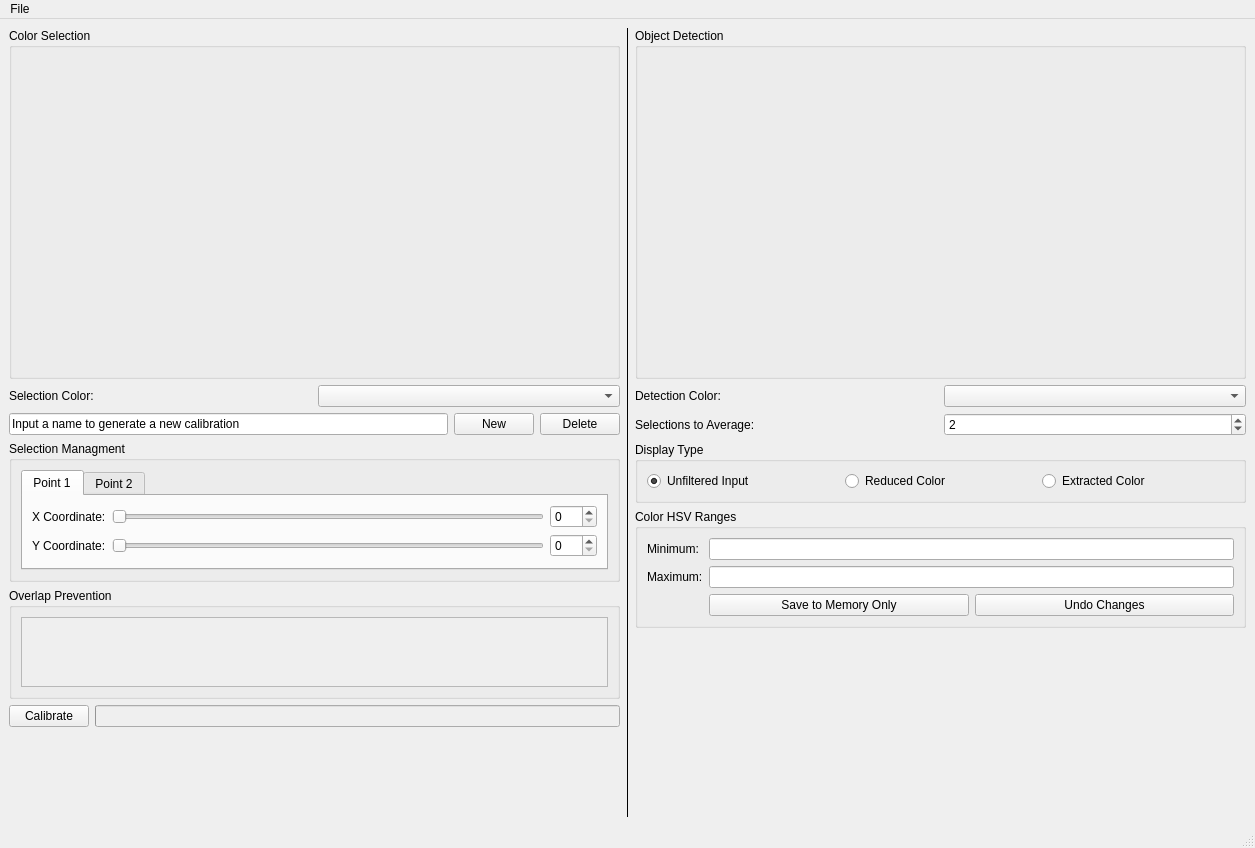
<?xml version="1.0" encoding="UTF-8"?>
<ui version="4.0">
 <class>MainWindow</class>
 <widget class="QMainWindow" name="MainWindow">
  <property name="geometry">
   <rect>
    <x>0</x>
    <y>0</y>
    <width>1255</width>
    <height>848</height>
   </rect>
  </property>
  <property name="windowTitle">
   <string>MainWindow</string>
  </property>
  <widget class="QWidget" name="central_widget">
   <layout class="QHBoxLayout" name="horizontalLayout_3">
    <item>
     <layout class="QHBoxLayout" name="horizontal_layout_1">
      <item>
       <layout class="QVBoxLayout" name="vertical_layout_1">
        <item>
         <widget class="QGroupBox" name="color_selection_group">
          <property name="title">
           <string>Color Selection</string>
          </property>
          <layout class="QGridLayout" name="gridLayout">
           <item row="1" column="1">
            <widget class="QLabel" name="selection_frame">
             <property name="minimumSize">
              <size>
               <width>480</width>
               <height>270</height>
              </size>
             </property>
             <property name="maximumSize">
              <size>
               <width>480</width>
               <height>270</height>
              </size>
             </property>
             <property name="text">
              <string/>
             </property>
            </widget>
           </item>
           <item row="1" column="2">
            <spacer name="horizontal_spacer_2">
             <property name="orientation">
              <enum>Qt::Horizontal</enum>
             </property>
             <property name="sizeType">
              <enum>QSizePolicy::MinimumExpanding</enum>
             </property>
             <property name="sizeHint" stdset="0">
              <size>
               <width>55</width>
               <height>20</height>
              </size>
             </property>
            </spacer>
           </item>
           <item row="0" column="1">
            <spacer name="vertical_spacer_1">
             <property name="orientation">
              <enum>Qt::Vertical</enum>
             </property>
             <property name="sizeType">
              <enum>QSizePolicy::Fixed</enum>
             </property>
             <property name="sizeHint" stdset="0">
              <size>
               <width>20</width>
               <height>20</height>
              </size>
             </property>
            </spacer>
           </item>
           <item row="1" column="0">
            <spacer name="horizontal_spacer_1">
             <property name="orientation">
              <enum>Qt::Horizontal</enum>
             </property>
             <property name="sizeType">
              <enum>QSizePolicy::MinimumExpanding</enum>
             </property>
             <property name="sizeHint" stdset="0">
              <size>
               <width>35</width>
               <height>20</height>
              </size>
             </property>
            </spacer>
           </item>
           <item row="2" column="1">
            <spacer name="vertical_spacer_2">
             <property name="orientation">
              <enum>Qt::Vertical</enum>
             </property>
             <property name="sizeType">
              <enum>QSizePolicy::Fixed</enum>
             </property>
             <property name="sizeHint" stdset="0">
              <size>
               <width>20</width>
               <height>20</height>
              </size>
             </property>
            </spacer>
           </item>
          </layout>
         </widget>
        </item>
        <item>
         <layout class="QHBoxLayout" name="horizontal_layout_2">
          <item>
           <widget class="QLabel" name="selection_color_label">
            <property name="text">
             <string>Selection Color:</string>
            </property>
           </widget>
          </item>
          <item>
           <widget class="QComboBox" name="selection_color_setting"/>
          </item>
         </layout>
        </item>
        <item>
         <layout class="QHBoxLayout" name="horizontal_layout_3">
          <item>
           <widget class="QLineEdit" name="new_color_name_setting">
            <property name="text">
             <string>Input a name to generate a new calibration</string>
            </property>
           </widget>
          </item>
          <item>
           <widget class="QPushButton" name="new_color_button">
            <property name="text">
             <string>New</string>
            </property>
           </widget>
          </item>
          <item>
           <widget class="QPushButton" name="delete_color_button">
            <property name="text">
             <string>Delete</string>
            </property>
           </widget>
          </item>
         </layout>
        </item>
        <item>
         <widget class="QGroupBox" name="selection_managment_group">
          <property name="title">
           <string>Selection Managment</string>
          </property>
          <layout class="QVBoxLayout" name="verticalLayout_5">
           <item>
            <widget class="QTabWidget" name="point_selector">
             <property name="currentIndex">
              <number>0</number>
             </property>
             <widget class="QWidget" name="tab_1">
              <attribute name="title">
               <string>Point 1</string>
              </attribute>
              <layout class="QGridLayout" name="gridLayout_6">
               <item row="0" column="1">
                <widget class="QSlider" name="x1_slider">
                 <property name="maximum">
                  <number>319</number>
                 </property>
                 <property name="orientation">
                  <enum>Qt::Horizontal</enum>
                 </property>
                </widget>
               </item>
               <item row="0" column="0">
                <widget class="QLabel" name="x1_label">
                 <property name="text">
                  <string>X Coordinate:</string>
                 </property>
                </widget>
               </item>
               <item row="1" column="1">
                <widget class="QSlider" name="y1_slider">
                 <property name="maximum">
                  <number>179</number>
                 </property>
                 <property name="orientation">
                  <enum>Qt::Horizontal</enum>
                 </property>
                </widget>
               </item>
               <item row="1" column="0">
                <widget class="QLabel" name="y1_label">
                 <property name="text">
                  <string>Y Coordinate:</string>
                 </property>
                </widget>
               </item>
               <item row="0" column="2">
                <widget class="QSpinBox" name="x1_setting">
                 <property name="maximum">
                  <number>319</number>
                 </property>
                </widget>
               </item>
               <item row="1" column="2">
                <widget class="QSpinBox" name="y1_setting">
                 <property name="maximum">
                  <number>179</number>
                 </property>
                </widget>
               </item>
              </layout>
             </widget>
             <widget class="QWidget" name="tab_1">
              <attribute name="title">
               <string>Point 2</string>
              </attribute>
              <layout class="QGridLayout" name="gridLayout_5">
               <item row="3" column="0">
                <widget class="QLabel" name="y2_label">
                 <property name="text">
                  <string>Y Coordinate:</string>
                 </property>
                </widget>
               </item>
               <item row="2" column="0">
                <widget class="QLabel" name="x2_label">
                 <property name="text">
                  <string>X Coordinate:</string>
                 </property>
                </widget>
               </item>
               <item row="2" column="1">
                <widget class="QSlider" name="x2_slider">
                 <property name="maximum">
                  <number>319</number>
                 </property>
                 <property name="orientation">
                  <enum>Qt::Horizontal</enum>
                 </property>
                </widget>
               </item>
               <item row="3" column="1">
                <widget class="QSlider" name="y2_slider">
                 <property name="maximum">
                  <number>179</number>
                 </property>
                 <property name="orientation">
                  <enum>Qt::Horizontal</enum>
                 </property>
                </widget>
               </item>
               <item row="2" column="2">
                <widget class="QSpinBox" name="x2_setting">
                 <property name="maximum">
                  <number>319</number>
                 </property>
                </widget>
               </item>
               <item row="3" column="2">
                <widget class="QSpinBox" name="y2_setting">
                 <property name="maximum">
                  <number>179</number>
                 </property>
                </widget>
               </item>
              </layout>
             </widget>
            </widget>
           </item>
          </layout>
         </widget>
        </item>
        <item>
         <widget class="QGroupBox" name="overlap_prevention_group">
          <property name="title">
           <string>Overlap Prevention</string>
          </property>
          <layout class="QVBoxLayout" name="verticalLayout_9">
           <item>
            <widget class="QScrollArea" name="overlap_prevention_list">
             <property name="widgetResizable">
              <bool>true</bool>
             </property>
             <widget class="QWidget" name="overlap_prevention_colors">
              <property name="geometry">
               <rect>
                <x>0</x>
                <y>0</y>
                <width>580</width>
                <height>80</height>
               </rect>
              </property>
              <layout class="QVBoxLayout" name="verticalLayout_8"/>
             </widget>
            </widget>
           </item>
          </layout>
         </widget>
        </item>
        <item>
         <layout class="QHBoxLayout" name="horizontal_layout_5">
          <item>
           <widget class="QPushButton" name="calibrate_button">
            <property name="text">
             <string>Calibrate</string>
            </property>
           </widget>
          </item>
          <item>
           <widget class="QProgressBar" name="progress_bar">
            <property name="enabled">
             <bool>false</bool>
            </property>
            <property name="value">
             <number>0</number>
            </property>
            <property name="textVisible">
             <bool>false</bool>
            </property>
           </widget>
          </item>
         </layout>
        </item>
        <item>
         <spacer name="vertical_spacer_3">
          <property name="orientation">
           <enum>Qt::Vertical</enum>
          </property>
          <property name="sizeHint" stdset="0">
           <size>
            <width>20</width>
            <height>40</height>
           </size>
          </property>
         </spacer>
        </item>
       </layout>
      </item>
      <item>
       <widget class="Line" name="selection_detection_divider">
        <property name="frameShadow">
         <enum>QFrame::Plain</enum>
        </property>
        <property name="lineWidth">
         <number>1</number>
        </property>
        <property name="orientation">
         <enum>Qt::Vertical</enum>
        </property>
       </widget>
      </item>
      <item>
       <layout class="QVBoxLayout" name="vertical_layout_2">
        <item>
         <widget class="QGroupBox" name="object_detection_group">
          <property name="title">
           <string>Object Detection</string>
          </property>
          <layout class="QGridLayout" name="gridLayout_3">
           <item row="5" column="1">
            <spacer name="vertical_spacer_5">
             <property name="orientation">
              <enum>Qt::Vertical</enum>
             </property>
             <property name="sizeType">
              <enum>QSizePolicy::Fixed</enum>
             </property>
             <property name="sizeHint" stdset="0">
              <size>
               <width>20</width>
               <height>20</height>
              </size>
             </property>
            </spacer>
           </item>
           <item row="3" column="0">
            <spacer name="horizontal_spacer_6">
             <property name="orientation">
              <enum>Qt::Horizontal</enum>
             </property>
             <property name="sizeType">
              <enum>QSizePolicy::MinimumExpanding</enum>
             </property>
             <property name="sizeHint" stdset="0">
              <size>
               <width>35</width>
               <height>20</height>
              </size>
             </property>
            </spacer>
           </item>
           <item row="0" column="1">
            <spacer name="vertical_spacer_4">
             <property name="orientation">
              <enum>Qt::Vertical</enum>
             </property>
             <property name="sizeType">
              <enum>QSizePolicy::Fixed</enum>
             </property>
             <property name="sizeHint" stdset="0">
              <size>
               <width>20</width>
               <height>20</height>
              </size>
             </property>
            </spacer>
           </item>
           <item row="3" column="2">
            <spacer name="horizontal_spacer_7">
             <property name="orientation">
              <enum>Qt::Horizontal</enum>
             </property>
             <property name="sizeType">
              <enum>QSizePolicy::MinimumExpanding</enum>
             </property>
             <property name="sizeHint" stdset="0">
              <size>
               <width>55</width>
               <height>20</height>
              </size>
             </property>
            </spacer>
           </item>
           <item row="3" column="1">
            <widget class="QLabel" name="detection_frame">
             <property name="minimumSize">
              <size>
               <width>480</width>
               <height>270</height>
              </size>
             </property>
             <property name="maximumSize">
              <size>
               <width>480</width>
               <height>270</height>
              </size>
             </property>
             <property name="text">
              <string/>
             </property>
            </widget>
           </item>
          </layout>
         </widget>
        </item>
        <item>
         <layout class="QHBoxLayout" name="horizontal_layout_6">
          <item>
           <widget class="QLabel" name="detection_color_label">
            <property name="text">
             <string>Detection Color:</string>
            </property>
           </widget>
          </item>
          <item>
           <widget class="QComboBox" name="detection_color_setting"/>
          </item>
         </layout>
        </item>
        <item>
         <layout class="QHBoxLayout" name="horizontal_layout_7">
          <item>
           <widget class="QLabel" name="selections_to_average_label">
            <property name="text">
             <string>Selections to Average:</string>
            </property>
           </widget>
          </item>
          <item>
           <widget class="QSpinBox" name="averaging_setting">
            <property name="minimum">
             <number>1</number>
            </property>
            <property name="maximum">
             <number>32</number>
            </property>
            <property name="value">
             <number>2</number>
            </property>
           </widget>
          </item>
         </layout>
        </item>
        <item>
         <widget class="QGroupBox" name="display_type_group">
          <property name="title">
           <string>Display Type</string>
          </property>
          <layout class="QHBoxLayout" name="horizontalLayout_6">
           <item>
            <widget class="QRadioButton" name="display_unfiltered_button">
             <property name="text">
              <string>Unfiltered Input</string>
             </property>
             <property name="checked">
              <bool>true</bool>
             </property>
            </widget>
           </item>
           <item>
            <widget class="QRadioButton" name="display_reduced_button">
             <property name="text">
              <string>Reduced Color</string>
             </property>
            </widget>
           </item>
           <item>
            <widget class="QRadioButton" name="display_extracted_button">
             <property name="text">
              <string>Extracted Color</string>
             </property>
            </widget>
           </item>
          </layout>
         </widget>
        </item>
        <item>
         <widget class="QGroupBox" name="color_ranges_group">
          <property name="title">
           <string>Color HSV Ranges</string>
          </property>
          <layout class="QGridLayout" name="gridLayout_2">
           <item row="0" column="0">
            <widget class="QLabel" name="minimum_hsv_label">
             <property name="text">
              <string>Minimum:</string>
             </property>
            </widget>
           </item>
           <item row="1" column="0">
            <widget class="QLabel" name="maximum_hsv_label">
             <property name="text">
              <string>Maximum:</string>
             </property>
            </widget>
           </item>
           <item row="1" column="1">
            <widget class="QLineEdit" name="maximum_hsv_text"/>
           </item>
           <item row="0" column="1">
            <widget class="QLineEdit" name="minimum_hsv_text"/>
           </item>
           <item row="2" column="1">
            <layout class="QHBoxLayout" name="horizontal_layout_8">
             <item>
              <widget class="QPushButton" name="save_changes_button">
               <property name="text">
                <string>Save to Memory Only</string>
               </property>
              </widget>
             </item>
             <item>
              <widget class="QPushButton" name="undo_changes_button">
               <property name="text">
                <string>Undo Changes</string>
               </property>
              </widget>
             </item>
            </layout>
           </item>
          </layout>
         </widget>
        </item>
        <item>
         <spacer name="vertical_spacer_6">
          <property name="orientation">
           <enum>Qt::Vertical</enum>
          </property>
          <property name="sizeHint" stdset="0">
           <size>
            <width>20</width>
            <height>40</height>
           </size>
          </property>
         </spacer>
        </item>
       </layout>
      </item>
     </layout>
    </item>
   </layout>
  </widget>
  <widget class="QMenuBar" name="menu_bar">
   <property name="geometry">
    <rect>
     <x>0</x>
     <y>0</y>
     <width>1255</width>
     <height>29</height>
    </rect>
   </property>
   <widget class="QMenu" name="menu_file">
    <property name="title">
     <string>File</string>
    </property>
    <addaction name="menu_new"/>
    <addaction name="menu_load"/>
    <addaction name="menu_save"/>
    <addaction name="separator"/>
    <addaction name="menu_quit"/>
   </widget>
   <addaction name="menu_file"/>
  </widget>
  <widget class="QStatusBar" name="status_bar"/>
  <action name="menu_new">
   <property name="text">
    <string>New</string>
   </property>
  </action>
  <action name="menu_load">
   <property name="text">
    <string>Load</string>
   </property>
  </action>
  <action name="menu_save">
   <property name="text">
    <string>Save</string>
   </property>
  </action>
  <action name="menu_quit">
   <property name="text">
    <string>Quit</string>
   </property>
  </action>
 </widget>
 <resources/>
 <connections>
  <connection>
   <sender>x1_slider</sender>
   <signal>valueChanged(int)</signal>
   <receiver>x1_setting</receiver>
   <slot>setValue(int)</slot>
   <hints>
    <hint type="sourcelabel">
     <x>407</x>
     <y>475</y>
    </hint>
    <hint type="destinationlabel">
     <x>429</x>
     <y>475</y>
    </hint>
   </hints>
  </connection>
  <connection>
   <sender>y1_slider</sender>
   <signal>valueChanged(int)</signal>
   <receiver>y1_setting</receiver>
   <slot>setValue(int)</slot>
   <hints>
    <hint type="sourcelabel">
     <x>406</x>
     <y>516</y>
    </hint>
    <hint type="destinationlabel">
     <x>420</x>
     <y>513</y>
    </hint>
   </hints>
  </connection>
  <connection>
   <sender>x1_setting</sender>
   <signal>valueChanged(int)</signal>
   <receiver>x1_slider</receiver>
   <slot>setValue(int)</slot>
   <hints>
    <hint type="sourcelabel">
     <x>438</x>
     <y>484</y>
    </hint>
    <hint type="destinationlabel">
     <x>396</x>
     <y>480</y>
    </hint>
   </hints>
  </connection>
  <connection>
   <sender>y1_setting</sender>
   <signal>valueChanged(int)</signal>
   <receiver>y1_slider</receiver>
   <slot>setValue(int)</slot>
   <hints>
    <hint type="sourcelabel">
     <x>452</x>
     <y>516</y>
    </hint>
    <hint type="destinationlabel">
     <x>391</x>
     <y>519</y>
    </hint>
   </hints>
  </connection>
  <connection>
   <sender>x2_slider</sender>
   <signal>valueChanged(int)</signal>
   <receiver>x2_setting</receiver>
   <slot>setValue(int)</slot>
   <hints>
    <hint type="sourcelabel">
     <x>402</x>
     <y>477</y>
    </hint>
    <hint type="destinationlabel">
     <x>421</x>
     <y>475</y>
    </hint>
   </hints>
  </connection>
  <connection>
   <sender>y2_slider</sender>
   <signal>valueChanged(int)</signal>
   <receiver>y2_setting</receiver>
   <slot>setValue(int)</slot>
   <hints>
    <hint type="sourcelabel">
     <x>400</x>
     <y>507</y>
    </hint>
    <hint type="destinationlabel">
     <x>427</x>
     <y>513</y>
    </hint>
   </hints>
  </connection>
  <connection>
   <sender>x2_setting</sender>
   <signal>valueChanged(int)</signal>
   <receiver>x2_slider</receiver>
   <slot>setValue(int)</slot>
   <hints>
    <hint type="sourcelabel">
     <x>444</x>
     <y>477</y>
    </hint>
    <hint type="destinationlabel">
     <x>407</x>
     <y>475</y>
    </hint>
   </hints>
  </connection>
  <connection>
   <sender>y2_setting</sender>
   <signal>valueChanged(int)</signal>
   <receiver>y2_slider</receiver>
   <slot>setValue(int)</slot>
   <hints>
    <hint type="sourcelabel">
     <x>442</x>
     <y>511</y>
    </hint>
    <hint type="destinationlabel">
     <x>409</x>
     <y>514</y>
    </hint>
   </hints>
  </connection>
 </connections>
</ui>
